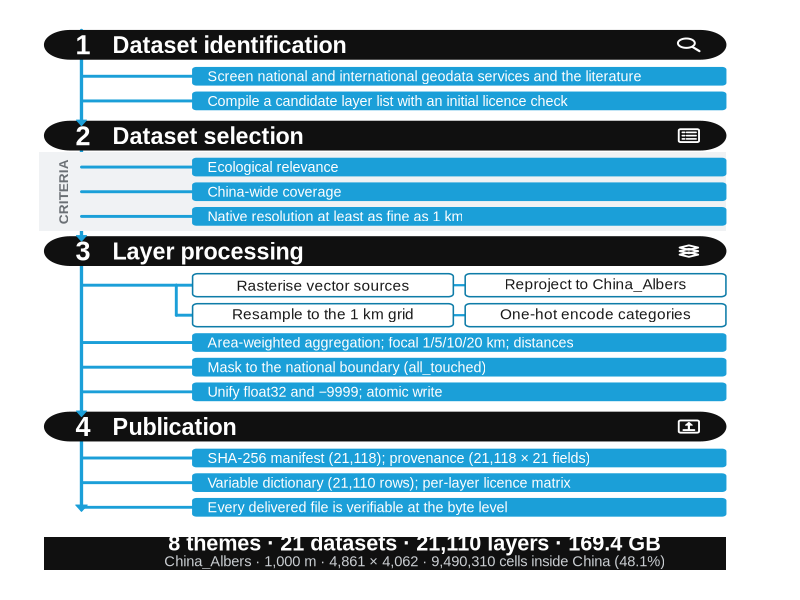
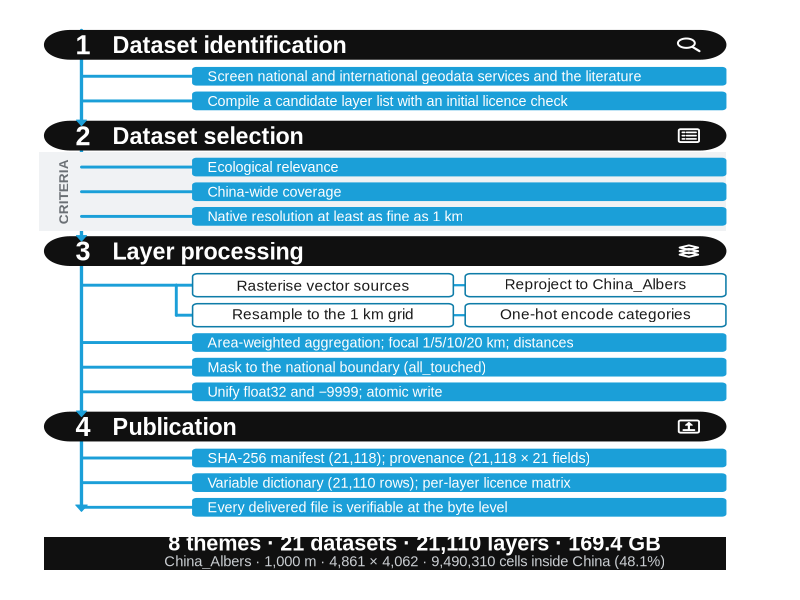

R code for these plots, in order:
# R/figs/fig01_workflow_v2.R
# CHECO26 Figure 1 - development workflow (English version for submission)
#
# Composition follows the technical-route-figure language common in Scientific Data
# descriptors: a vertical flow of four black pill headers (number + title + white line
# icon), a continuous cyan spine on the left with arrowheads entering each header,
# cyan filled boxes for the step outputs, an outlined 2x2 block for the core
# standardisation operations, a grey side panel for the selection criteria, and a
# summary band at the foot.
#
# Everything is drawn with base graphics (rect / polygon / segment / text); no external
# image assets, so the figure is exactly reproducible on any machine with Arial.
#
# Output (640 dpi PNG + vector PDF):
#   00_docs/SUBMISSION/figures/fig01_workflow_v2.png / .pdf
#
# The original fig01_workflow.* is left untouched; this is a separate deliverable.

OUT <- "E:/CHECO26/N-SDM/00_docs/SUBMISSION/figures"
dir.create(OUT, showWarnings = FALSE, recursive = TRUE)

## ---------------------------------------------------------------- palette
BLACK  <- "#101010"
CYAN   <- "#1B9FD8"
CYAN_D <- "#0E7CA8"
GREY   <- "#F0F2F4"
DARK   <- "#1A1A1A"
WHITE  <- "#FFFFFF"
GREY_T <- "#6B7075"

FONT <- "Arial"

## ---------------------------------------------------------------- geometry
X_SPINE   <- 7.0
X_HDR_L   <- 2.0
X_HDR_R   <- 94.0
X_ITEM_L  <- 22.0
X_ITEM_R  <- 94.0

H_HDR     <- 7.0
G_HDR     <- 2.0
H_ITEM    <- 4.3
G_ITEM    <- 1.7
G_SECT    <- 2.8
H_GRID    <- 5.6

## ---------------------------------------------------------------- helpers
rr <- function(x0, y0, x1, y1, r, col = NA, border = NA, lwd = 1) {
  arc <- function(cx, cy, r, a0, a1, n = 16) {
    a <- seq(a0, a1, length.out = n)
    cbind(cx + r * cos(a), cy + r * sin(a))
  }
  r <- min(r, (x1 - x0) / 2, (y1 - y0) / 2)
  pts <- rbind(
    arc(x0 + r, y0 + r, r, pi,       1.5 * pi),
    arc(x1 - r, y0 + r, r, 1.5 * pi, 2 * pi),
    arc(x1 - r, y1 - r, r, 0,        0.5 * pi),
    arc(x0 + r, y1 - r, r, 0.5 * pi, pi)
  )
  polygon(pts[, 1], pts[, 2], col = col, border = border, lwd = lwd)
}

arrow_down <- function(x, ytop, h = 1.5, w = 1.4, col = CYAN) {
  polygon(x + c(-w / 2, w / 2, 0), ytop + c(0, 0, -h), col = col, border = col)
}

## ---------------------------------------------------------------- icons
icon_search <- function(cx, cy, s) {
  r <- 0.40 * s
  a <- seq(0, 2 * pi, length.out = 48)
  lines(cx - 0.12 * s + r * cos(a), cy + 0.14 * s + r * sin(a), col = WHITE, lwd = 1.9)
  segments(cx + 0.17 * s, cy - 0.18 * s, cx + 0.50 * s, cy - 0.54 * s,
           col = WHITE, lwd = 2.1)
}

icon_checklist <- function(cx, cy, s) {
  rr(cx - 0.48 * s, cy - 0.55 * s, cx + 0.48 * s, cy + 0.55 * s,
     0.10 * s, col = NA, border = WHITE, lwd = 1.8)
  for (k in c(0.28, 0, -0.28)) {
    segments(cx - 0.31 * s, cy + k * s, cx - 0.20 * s, cy + k * s, col = WHITE, lwd = 1.6)
    segments(cx - 0.11 * s, cy + k * s, cx + 0.34 * s, cy + k * s, col = WHITE, lwd = 1.6)
  }
}

icon_layers <- function(cx, cy, s) {
  for (k in c(0.30, 0, -0.30)) {
    polygon(cx + c(-0.44, 0, 0.44, 0) * s,
            cy + c(0, 0.19, 0, -0.19) * s + k * s,
            col = NA, border = WHITE, lwd = 1.8)
  }
}

icon_archive <- function(cx, cy, s) {
  rr(cx - 0.48 * s, cy - 0.52 * s, cx + 0.48 * s, cy + 0.52 * s,
     0.10 * s, col = NA, border = WHITE, lwd = 1.8)
  segments(cx - 0.26 * s, cy - 0.30 * s, cx + 0.26 * s, cy - 0.30 * s,
           col = WHITE, lwd = 1.8)
  segments(cx, cy - 0.24 * s, cx, cy + 0.16 * s, col = WHITE, lwd = 2.1)
  polygon(cx + c(-0.16, 0.16, 0) * s, cy + c(0.12, 0.12, 0.36) * s,
          col = WHITE, border = WHITE)
}

## ---------------------------------------------------------------- content
STEPS <- list(
  list(n = 1, title = "Dataset identification", icon = icon_search,
       items = c("Screen national and international geodata services and the literature",
                 "Compile a candidate layer list with an initial licence check")),
  list(n = 2, title = "Dataset selection", icon = icon_checklist,
       criteria = TRUE,
       items = c("Ecological relevance", "China-wide coverage",
                 "Native resolution at least as fine as 1 km")),
  list(n = 3, title = "Layer processing", icon = icon_layers,
       grid = c("Rasterise vector sources", "Reproject to China_Albers",
                "Resample to the 1 km grid", "One-hot encode categories"),
       items = c("Area-weighted aggregation; focal 1/5/10/20 km; distances",
                 "Mask to the national boundary (all_touched)",
                 "Unify float32 and \u22129999; atomic write")),
  list(n = 4, title = "Publication", icon = icon_archive,
       items = c("SHA-256 manifest (21,118); provenance (21,118 \u00d7 21 fields)",
                 "Variable dictionary (21,110 rows); per-layer licence matrix",
                 "Every delivered file is verifiable at the byte level"))
)

h_of <- function(st) {
  h <- H_HDR + G_HDR
  if (!is.null(st$grid)) h <- h + 2 * H_GRID + 2 * G_ITEM
  h + length(st$items) * H_ITEM + (length(st$items) - 1) * G_ITEM
}
H <- 2 + sum(vapply(STEPS, h_of, 0)) + G_SECT * (length(STEPS) - 1) + 13 + 2

## ---------------------------------------------------------------- draw
draw <- function() {
  par(mar = c(0, 0, 0, 0), family = FONT)
  plot(NA, xlim = c(0, 100), ylim = c(0, H), axes = FALSE, xlab = "", ylab = "")

  y <- H - 2

  # ---- 宽度自检：任何文字超出其容器即停止，避免静默溢出 ----
  {
    op0 <- par(usr = c(0, 100, 0, H))
    avail_item <- 72 - 4.0            # 子项框内可用宽度（留两侧内边距）
    for (st in STEPS) {
      for (tx in st$items) {
        w <- strwidth(tx, cex = 0.86, family = FONT)
        if (w > avail_item) stop(sprintf("文字超出子项框 %.1f > %.1f: %s", w, avail_item, tx))
      }
      if (!is.null(st$grid)) {
        mid_w <- (X_ITEM_R - X_ITEM_L) / 2 - 0.8 - 1.2
        for (tx in st$grid) {
          w <- strwidth(tx, cex = 0.92, family = FONT)
          if (w > mid_w) stop(sprintf("文字超出网格框 %.1f > %.1f: %s", w, mid_w, tx))
        }
      }
    }
    par(op0)
  }

  ytmp <- y
  for (st in STEPS) ytmp <- ytmp - h_of(st) - G_SECT
  y_bottom <- ytmp + G_SECT + G_ITEM
  segments(X_SPINE, y, X_SPINE, y_bottom, col = CYAN, lwd = 3.2)

  for (i in seq_along(STEPS)) {
    st <- STEPS[[i]]

    # ---------------- header pill ----------------
    y_hdr_top <- y
    y_hdr_bot <- y - H_HDR
    rr(X_HDR_L, y_hdr_bot, X_HDR_R, y_hdr_top, H_HDR / 2, col = BLACK, border = BLACK)
    if (i > 1) arrow_down(X_SPINE, y_hdr_top + 0.28, h = 1.35, w = 1.35, col = CYAN)

    text(X_HDR_L + 5.2, y_hdr_top - H_HDR / 2, sprintf("%d", st$n),
         cex = 1.62, font = 2, col = WHITE, family = FONT)
    text(X_HDR_L + 9.2, y_hdr_top - H_HDR / 2, st$title,
         cex = 1.40, font = 2, col = WHITE, family = FONT, adj = c(0, 0.5))
    st$icon(X_HDR_R - 5.0, (y_hdr_top + y_hdr_bot) / 2, 2.85)

    y <- y_hdr_bot - G_HDR

    # ---------------- criteria side panel ----------------
    if (isTRUE(st$criteria)) {
      panel_top <- y + 1.5
      panel_bot <- y - (length(st$items) * H_ITEM +
                        (length(st$items) - 1) * G_ITEM) - 1.5
      rect(1.2, panel_bot, X_HDR_R, panel_top, col = GREY, border = NA)
      text(4.6, (panel_top + panel_bot) / 2, "CRITERIA", srt = 90, cex = 0.82,
           font = 2, col = GREY_T, family = FONT)
    }

    # ---------------- 2x2 outline grid ----------------
    if (!is.null(st$grid)) {
      g_l <- X_ITEM_L; g_r <- X_ITEM_R
      mid <- (g_l + g_r) / 2
      top_y <- y
      bot_y <- y - 2 * H_GRID - G_ITEM
      top_c <- top_y - H_GRID / 2
      bot_c <- bot_y + H_GRID / 2
      x_br <- X_ITEM_L - 2.2

      segments(X_SPINE, top_c, x_br, top_c, col = CYAN, lwd = 2.8)
      segments(x_br, bot_c, x_br, top_c, col = CYAN, lwd = 2.8)
      segments(x_br, top_c, g_l, top_c, col = CYAN, lwd = 2.8)
      segments(x_br, bot_c, g_l, bot_c, col = CYAN, lwd = 2.8)
      segments(mid - 0.7, top_c, mid + 0.7, top_c, col = CYAN, lwd = 2.2)
      segments(mid - 0.7, bot_c, mid + 0.7, bot_c, col = CYAN, lwd = 2.2)

      boxes <- list(
        c(g_l, top_y - H_GRID, mid - 0.8, top_y),
        c(mid + 0.8, top_y - H_GRID, g_r, top_y),
        c(g_l, bot_y, mid - 0.8, bot_y + H_GRID),
        c(mid + 0.8, bot_y, g_r, bot_y + H_GRID)
      )
      for (k in seq_along(boxes)) {
        b <- boxes[[k]]
        rr(b[1], b[2], b[3], b[4], 0.7, col = WHITE, border = CYAN_D, lwd = 1.5)
        text((b[1] + b[3]) / 2, (b[2] + b[4]) / 2, st$grid[k],
             cex = 0.92, col = DARK, family = FONT)
      }
      y <- bot_y - G_ITEM
    }

    # ---------------- output boxes ----------------
    for (k in seq_along(st$items)) {
      y_top <- y
      y_bot <- y - H_ITEM
      rr(X_ITEM_L, y_bot, X_ITEM_R, y_top, 0.55, col = CYAN, border = CYAN)
      segments(X_SPINE, (y_top + y_bot) / 2, X_ITEM_L, (y_top + y_bot) / 2,
               col = CYAN, lwd = 2.8)
      text(X_ITEM_L + 2.0, (y_top + y_bot) / 2, st$items[k],
           cex = 0.86, col = WHITE, family = FONT, adj = c(0, 0.5))
      y <- y_bot - G_ITEM
    }

    y <- y - G_SECT + G_ITEM
  }

  arrow_down(X_SPINE, y_bottom + 1.0, h = 1.55, w = 1.55, col = CYAN)

  # ---------------- summary band ----------------
  band_top <- y - G_SECT + G_ITEM - 1.2
  band_bot <- 2.0
  rect(X_HDR_L, band_bot, X_HDR_R, band_top, col = BLACK, border = NA)
  text(52, (band_top + band_bot) / 2 + 2.0,
       "8 themes \u00b7 21 datasets \u00b7 21,110 layers \u00b7 169.4 GB",
       cex = 1.30, font = 2, col = WHITE, family = FONT)
  text(52, (band_top + band_bot) / 2 - 2.2,
       "China_Albers \u00b7 1,000 m \u00b7 4,861 \u00d7 4,062 \u00b7 9,490,310 cells inside China (48.1%)",
       cex = 0.88, col = "#C9CDD1", family = FONT)
}

## ---------------------------------------------------------------- export
W_IN <- 180 / 25.4
H_IN <- W_IN * H / 100

cat(sprintf("canvas 100 x %d units -> %.2f x %.2f in\n", round(H), W_IN, H_IN))

invisible(png(file.path(OUT, "fig01_workflow_v2.png"),
              width = W_IN, height = H_IN, units = "in", res = 640,
              bg = "white", type = "cairo"))
draw(); invisible(dev.off())

invisible(cairo_pdf(file.path(OUT, "fig01_workflow_v2.pdf"),
                    width = W_IN, height = H_IN, bg = "white"))
draw(); invisible(dev.off())

cat("wrote fig01_workflow_v2.png / .pdf\n")
